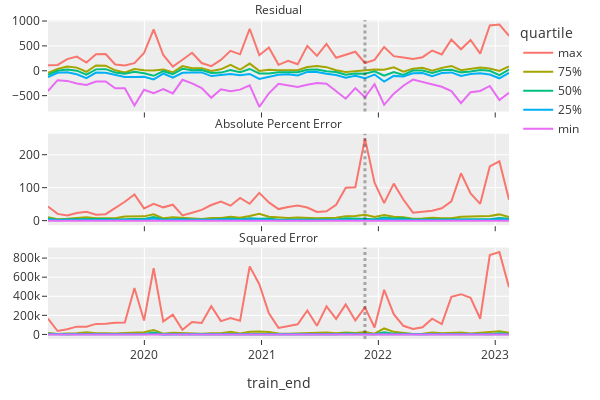

Notebook code for this chart:
### Code cell
import plotly.express as px

predictions['Residual'] = predictions['net_load'] - predictions['predicted']
predictions['Percent Error'] = predictions['Residual'] / predictions['net_load']
predictions['Absolute Percent Error'] = predictions['Percent Error'].abs() * 100
predictions['Squared Error'] = predictions['Residual'] ** 2
prediction_summary = predictions.groupby('train_end').describe()

# to display in plot title
model_type = str(MODEL).split("'")[1].split(".")[-1]
mae = predictions["Residual"].abs().mean()
mape = predictions["Absolute Percent Error"].mean()
rmse = predictions["Squared Error"].mean() ** 0.5

# massage prediction summary into long-form with desired quartiles
plot_df = prediction_summary.stack([0, 1]).loc[:, 
    ['Residual', 'Absolute Percent Error', 'Squared Error'],
    ['max', '75%', '50%', '25%', 'min']
    ].reset_index(name='value').rename(
        {'level_1': 'metric', 'level_2': 'quartile'}, axis=1)

max_mape_train_end = predictions.iloc[predictions['Absolute Percent Error'].argmax(), :]['train_end']

fig = px.line(plot_df, x="train_end", y="value", color="quartile", facet_col_wrap=1,
    facet_col="metric", #title=f'{model_type}        MAE: {mae:.2f} MAPE: {mape:.2%} RMSE {rmse:.2f}',
    template='ggplot2', width=600, height=400)
fig.update_layout(margin=dict(l=20, r=20, t=20, b=20))
fig.update_yaxes(matches=None, title=None)
fig.for_each_annotation(lambda a: a.update(text=a.text.split("=")[-1]))
fig.add_vline(max_mape_train_end, line_width=3, line_dash="dot", line_color="black")
fig.write_image('../plots/hgb_residuals.png')
fig.show()
